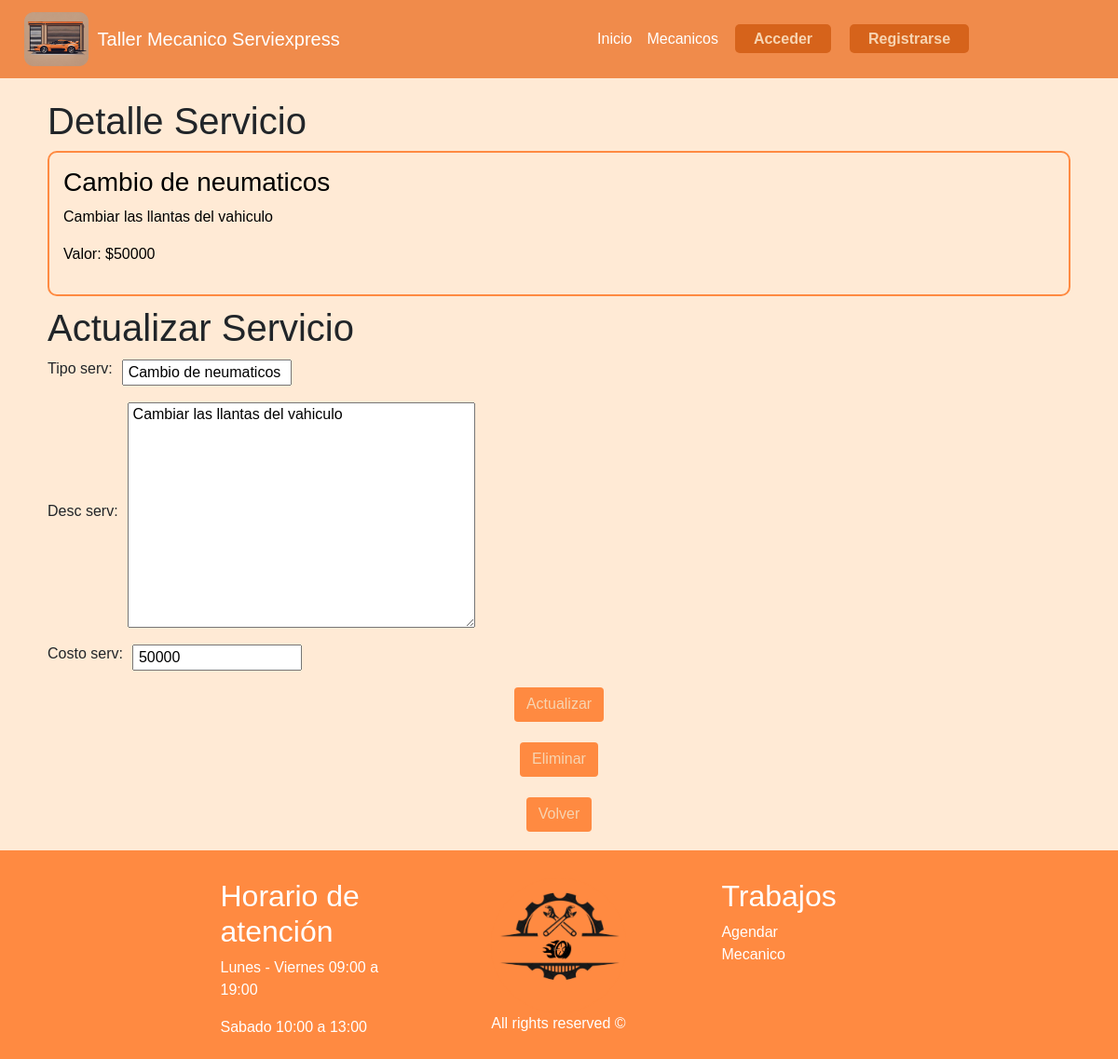
/servicio/2/, run on an earlier commit of the app's database.
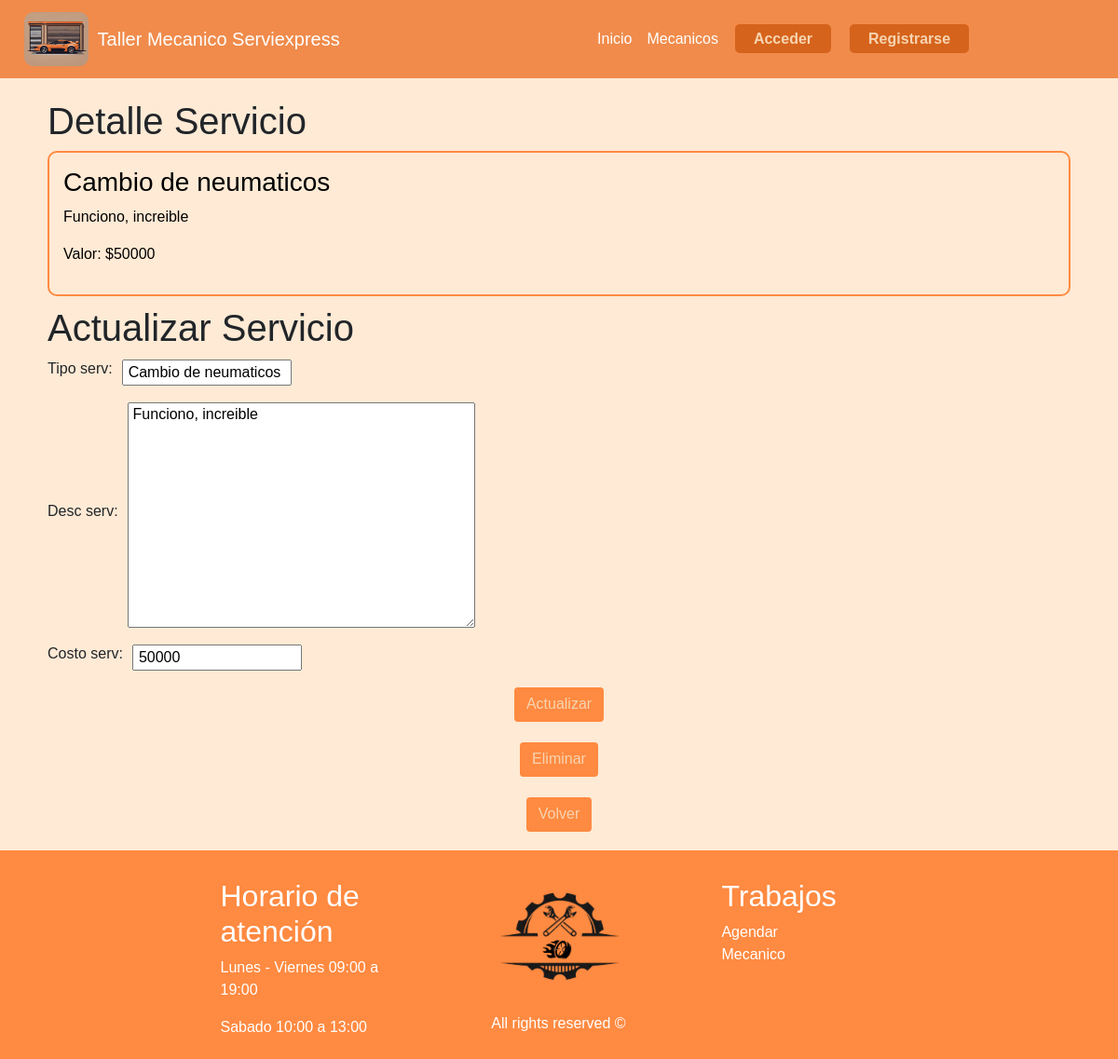
And on a later commit of the database.
### taller/models.py (models this page shows, shortened)
class Servicio(models.Model):
    id_serv = models.AutoField(primary_key=True)
    tipo_serv = models.CharField(max_length=50)
    desc_serv = models.TextField(max_length=400)
    costo_serv = models.IntegerField()

### taller/views.py (the view, shortened to what this page needs)
# urls.py: path('servicio/<int:id_serv>/', views.update_servicio, name='update_servicio'),
def update_servicio(request, id_serv):
    if request.method == "GET":
        servicio = get_object_or_404(Servicio, pk=id_serv)
        form = ServicioForm(instance=servicio)
        return render(
            request, "read_servicio.html", {"servicio": servicio, "form": form}
        )

### taller/forms.py
class ServicioForm(ModelForm):
    class Meta:
        model = Servicio
        fields = ['tipo_serv', 'desc_serv','costo_serv']

### taller/templates/read_servicio.html (shortened to what this page needs)
{% extends 'hnf.html' %}
{% load static %}
{% block content %}
<head>
    <link rel="stylesheet" href="{% static 'css/crud.css' %}" />
</head>
<div class="container">
    <ul style="list-style: none;">
        {% if not Mensaje %}
        <h1> Detalle Servicio </h1>
        <li id="detalle">
            <h3>{{ servicio.tipo_serv }}</h3>
            <p>{{ servicio.desc_serv }}</p>
            <p>Valor: ${{ servicio.costo_serv }}</p>
        </li>
        <h1> Actualizar Servicio </h1>
        <form action="{% url 'update_servicio' servicio.id_serv %}" method="POST">
            {{ form.as_p }}
            <ul>
                <li class="centered-button">
                    <button class="btn" type="submit">
                        Actualizar
                    </button>
                </li>
            </ul>
        </form>
        <form action="{% url 'delete_servicio' servicio.id_serv %}" method="POST">
            <ul>
                <li class="centered-button" style="margin-top: 2%;">
                    <button class="btn" type="submit">
                        Eliminar
                    </button>
                </li>
            </ul>
        </form>
        <ul>
            <li class="centered-button" style="margin-top: 2%;">
                <a class="btn" href="/servicios">
                    Volver
                </a>
            </li>
        </ul>
        {% endif %}
    </ul>
</div>
{% endblock %}

### taller/templates/hnf.html (shortened to what this page needs)
{% load static %}
<!DOCTYPE html>
<html lang="en">
<head>
    <link rel="stylesheet" href="https://cdn.jsdelivr.net/npm/bootstrap@4.0.0/dist/css/bootstrap.min.css"
>
    <link rel="stylesheet" href="{% static 'css/keyframes.css' %}">
    <link rel="stylesheet" href="{% static 'css/style.css' %}">
</head>
<body>
    <header>
        <nav class="my_navbar navbar navbar-expand-lg navbar-light bg-light fixed-top">
            <a class="navbar-brand" href="/"> <img style="max-width: 15%;" src="{% static 'img/logo.png' %}"
                    class="img-fluid" alt="Logo">
                <b class="color_nav">Taller Mecanico Serviexpress</b></a>
            <div class="navbar-collapse" id="navbarSupportedContent">
                <ul class="navbar-nav mr-auto">
                    <li class="nav-item active">
                        <a class="nav-link" href="/"><b class="color_nav">Inicio</b></a>
                    </li>
                    <li class="nav-item">
                        <a class="nav-link" href="#"><b class="color_nav">Mecanicos</b></a>
                    </li>
                    <li>
                        {% if user.is_authenticated %}
                    <li class="nav-item dropdown">
                        <a class="nav-link dropdown-toggle" href="#" id="navbarDropdown" role="button"
                            data-toggle="dropdown" aria-haspopup="true" aria-expanded="false">
                            <b class="color_nav"> Hola {{user.username}}
                            </b>
                        </a>
                        <div class="dropdown-menu" aria-labelledby="navbarDropdown">
                            <a class="dropdown-item" href="#"><b>Perfil</b></a>
                            <a class="dropdown-item" href="/create/cita"><b> Reservar cita</b></a>
                            <a class="dropdown-item" href="/servicios"><b> Servicios</b></a>
                            <a class="dropdown-item" href="/logout"><b> Cerrar Sesion</b></a>
                        </div>
                        {% else %}
                    <li>
                        <a class="btn-sign" href="/signin"><b>Acceder</b></a>
                    </li>
                    <li>
                        <a class="btn-sign" href="/signup"><b>Registrarse</b></a>
                    </li>
                    {% endif %}
                    </li>
                </ul>
            </div>
        </nav>
    </header>
    <br>
    <br>
    <br>
    <br>
    {% block content %}
    {% endblock %}
    <footer>
        <div class="cont_footer">
            <div class="container">
                <div class="row">
                    <div class="col-md-1"></div>
                    <div class="col-md-3">
                        <h2>Horario de atención</h2>
                        <p>Lunes - Viernes 09:00 a 19:00</p>
                        <p>Sabado 10:00 a 13:00</p>
                    </div>
                    <div class="col-md-1"></div>
                    <div class="col-md-3 cont_img_footer">
                        <img src="{% static 'img/Footer.png' %}" class="img-fluid" alt="Footer" width="auto">
                        <p> All rights reserved ©</p>
                    </div>
                    <div class="col-md-1"></div>
                    <div class="col-md-3">
                        <h2>Trabajos</h2>
                        <a href="#">Agendar</a>
                        <a href="#">Mecanico</a>
                    </div>
                </div>
            </div>
        </div>
    </footer>
</body>
</html>

### taller/static/css/keyframes.css (style rules this page uses)
@media (max-width: 1400px) { * { max-width: 100%; padding: 0 10px; } }

### taller/static/css/style.css (style rules this page uses)
* { margin: 0%; padding: 0; box-sizing: border-box; }
body { font-family:'Gill Sans', 'Gill Sans MT', Calibri, 'Trebuchet MS', sans-serif; background-color: #ffead5; }
.navbar-nav { display: flex; justify-content: center; align-items: center; width: 100%; }
.navbar-brand { display: flex; align-items: center; }
.navbar-brand img { margin-right: 10px; }
.my_navbar { background-color: rgba(237, 116, 41, 0.8) !important; }
.my_navbar div, .my_navbar ul { background-color: transparent !important; text-align: center; }
.navbar-light .navbar-brand { width: 40%; padding-left: 10px; }
.color_nav { color: white; font-weight: 500; }
.btn { padding-top: 5px; text-align: center; margin-right: 10px; margin-left: 10px; background: #FF8A41; color: #f7d4b1; }
.btn-sign { padding: 7px 20px 7px 20px; text-align: center; margin-right: 10px; margin-left: 10px; background: #d6631b; border-radius: 5px; color: #f7d4b1; }
.cont_footer { background-color:#FF8A41; padding: 10%; padding-bottom: 0; padding-top: 30px; color: white; margin-top: 20px; text-align: left; }
.cont_footer a { color: white; text-decoration: none; display: block; padding-bottom: 0; text-align: left; }
.cont_img_footer { max-width: 20%; text-align: center; padding-bottom: 10px; }

### taller/static/css/crud.css (style rules this page uses)
.container { width: 94%; }
form p { display: flex; align-items: center; text-align: center; }
form label { margin-right: 10px; align-items: center; }
form input { text-indent: 5px; }
form textarea { text-indent: 5px; }
form button { display: block; margin: 0 auto; }
#detalle { border: 2px solid; border-color: rgba(255, 138, 65); border-radius: 10px; padding: 15px; margin-bottom: 10px; background-color: #ffead5; color: black; }
.centered-button { display: flex; justify-content: center; align-items: center; text-align: center; }

What changed in the data, as far as the page shows it:
changed Servicio "Cambio de neumaticos": desc_serv "Cambiar las llantas del vahiculo" → "Funciono, increible"
